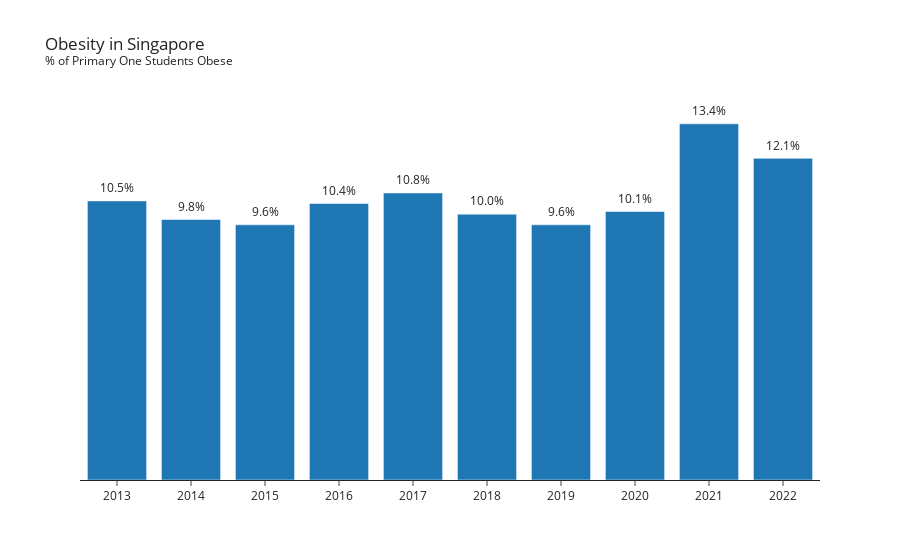

Notebook cell for this chart:
### Markdown cell above
### Childhood Obesity

### Code cell
plot_obesity_rate()

### Figure 1 — Plotly figure (JSON) as saved in the notebook; plotly's stock layout.template omitted (floating-point values rounded to 4 significant figures)
{"data": [{"alignmentgroup": "True", "hovertemplate": "year=%{x}<br>obesity_rate=%{y}<extra></extra>", "legendgroup": "", "marker": {"color": "#1F77B4", "pattern": {"shape": ""}}, "name": "", "offsetgroup": "", "orientation": "v", "showlegend": false, "textposition": "auto", "type": "bar", "x": [2022, 2021, 2020, 2019, 2018, 2017, 2016, 2015, 2014, 2013], "xaxis": "x", "y": [12.1, 13.4, 10.1, 9.6, 10, 10.8, 10.4, 9.6, 9.8, 10.5], "yaxis": "y"}], "layout": {"annotations": [{"showarrow": false, "text": "12.1%", "x": 2022, "y": 12.6}, {"showarrow": false, "text": "13.4%", "x": 2021, "y": 13.9}, {"showarrow": false, "text": "10.1%", "x": 2020, "y": 10.6}, {"showarrow": false, "text": "9.6%", "x": 2019, "y": 10.1}, {"showarrow": false, "text": "10.0%", "x": 2018, "y": 10.5}, {"showarrow": false, "text": "10.8%", "x": 2017, "y": 11.3}, {"showarrow": false, "text": "10.4%", "x": 2016, "y": 10.9}, {"showarrow": false, "text": "9.6%", "x": 2015, "y": 10.1}, {"showarrow": false, "text": "9.8%", "x": 2014, "y": 10.3}, {"showarrow": false, "text": "10.5%", "x": 2013, "y": 11}], "barmode": "relative", "legend": {"tracegroupgap": 0}, "title": {"text": "Obesity in Singapore <br><sup>% of Primary One Students Obese</sup>"}, "xaxis": {"anchor": "y", "domain": [0, 1], "tickvals": [2013, 2014, 2015, 2016, 2017, 2018, 2019, 2020, 2021, 2022], "title": {"text": ""}}, "yaxis": {"anchor": "x", "domain": [0, 1], "title": {"text": "obesity_rate"}, "visible": false}}}
